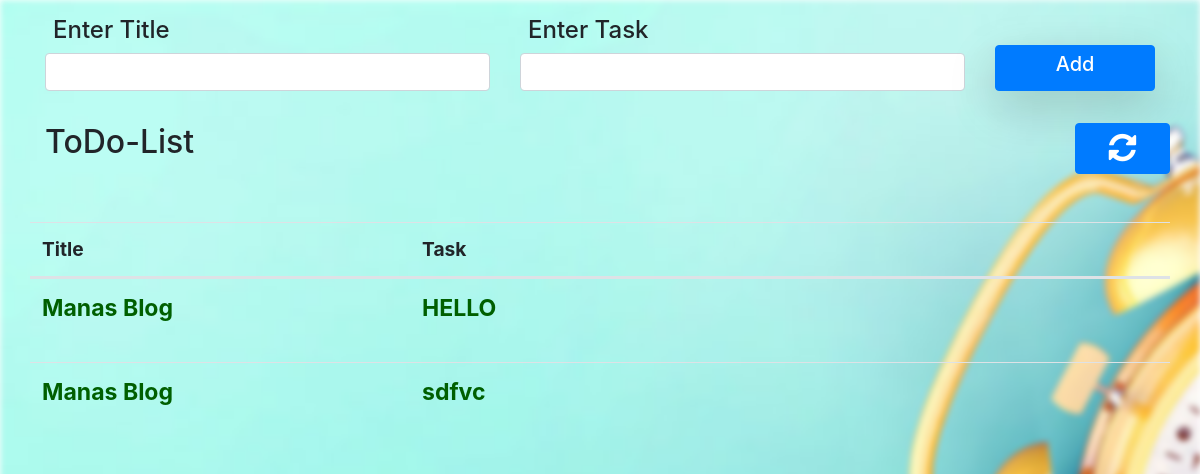
The app's page /, older data.
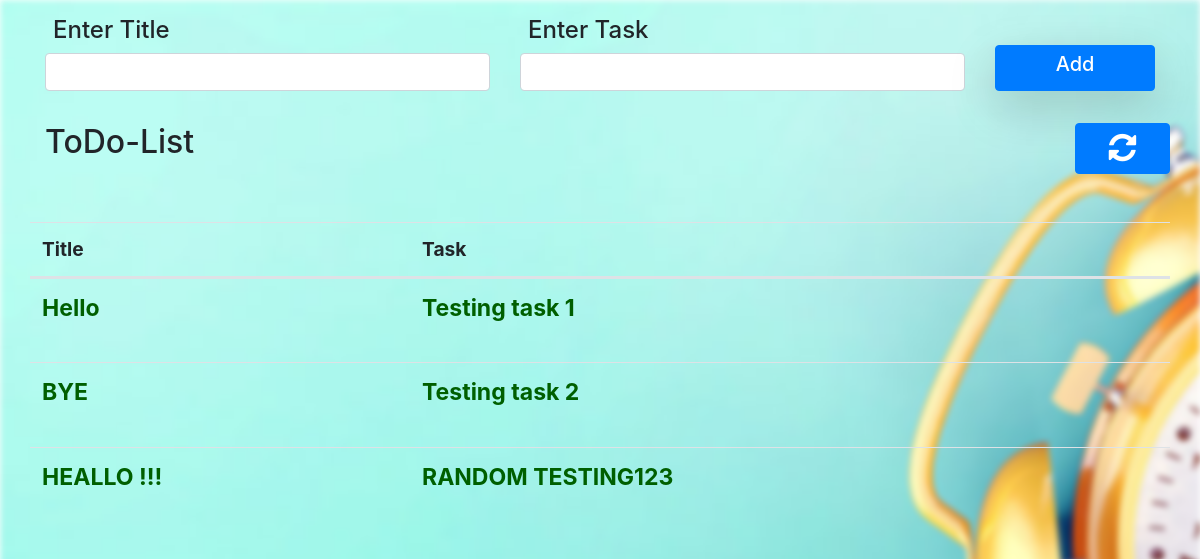
The same page, newer data.
### tasks/models.py (models this page shows, shortened)
class Task(models.Model):
    title = models.CharField(max_length=64)
    content = models.CharField(max_length=256)
    ischecked = models.BooleanField()

### tasks/views.py (the view, shortened to what this page needs)
# urls.py: path('', views.HomePage.as_view(), name="home.html"),
class HomePage(TemplateView):
    template_name = "home.html"
    model = Task
    context = dict()
    def update_context(self):
        tasks = Task.objects.all()
        if tasks:
            assert isinstance(tasks[0], Task)
        self.context["tasks"] = tasks
    def get(self, request, *args, **kwargs):
        self.update_context()
        return render(request, self.template_name, self.context)

### tasks/templates/home.html (shortened to what this page needs)
{% extends "base.html" %} {% load static %} {% block title %} ToDo List {% endblock title %} {% block body %}
<form method="post">
    <div class="form-group mt-3 row">
        <div class="form-group col-sm-5">
            <label for="title" class="h4 ml-2">Enter Title</label>
            <input type="text" autocomplete="off" name="title" id="task" class="form-control" />
        </div>
        <div class="form-group col-sm-5">
            <label for="content" class="h4 ml-2">Enter Task</label>
            <input type="text" autocomplete="off" name="content" id="task" class="form-control" />
        </div>
        <div class="form-group col-sm-2 mt-auto">
            <button type="submit" class="btn btn-primary w-100 shadow-lg"><h5>Add</h5></button>
        </div>
    </div>
    <div class="row">
        <div class="d-inline h2 col-11">ToDo-List</div>
        <button class="btn btn-primary float-right mb-5 ml-auto col-1 p-2" type="submit" value="Refresh"> <i class="fa fa-refresh fa-2x"></i></button>
    </div>
    <table class="table table-hover">
        <thead>
            <tr class="row">
                <th class="col-4">Title</th>
                <th class="col-8">Task</th>
            </tr>
        </thead>
        <tbody>
            {% for task in tasks %}
            <tr class="isdone row">
                <td class="col-4">{{ task.title }}</td>
                <td class="col-8">{{ task.content }}</td>
                <td>
                </td>
            </tr>
            {% endfor %}
        </tbody>
    </table>
</form>
{% endblock body %}

### tasks/templates/base.html (shortened to what this page needs)
<!DOCTYPE html>
<html lang="en">
<!doctype html>
<html lang="en">
  <head>
    <link rel="stylesheet" href="https://stackpath.bootstrapcdn.com/bootstrap/4.3.1/css/bootstrap.min.css">
    <link rel="stylesheet" href="https://stackpath.bootstrapcdn.com/font-awesome/4.7.0/css/font-awesome.min.css">
  </head>
  <body>
  <div class="container">
      {% block body %} {% endblock body %}
  </div>
  </body>
</html>

Row changes from the older to the newer data that the page shows:
removed Task: title "Manas Blog", content "HELLO"
removed Task: title "Manas Blog", content "sdfvc"
added Task: title "Hello", content "Testing task 1"
added Task: title "BYE", content "Testing task 2"
added Task: title "HEALLO !!!", content "RANDOM TESTING123"
